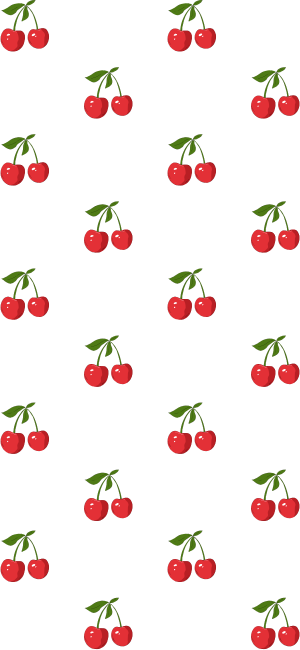
#> input picture photobooth-client/src/assets/1.png, 300 x 650 px; its folder holds only this picture in this run
$ python -i AnimeGANv3_hayao_20250507005129.py   (imports and definitions only)
#> lines starting #> are read from the running program, lines starting #| are printed output that depends on the picture
#> further down, picture is the input picture: shape (650, 300, 3); mean B, G, R 231.5, 233.8, 246
import onnxruntime as ort
import cv2
import numpy as np
import os
from glob import glob
import time

# Configuration
pic_form = ['.jpeg','.jpg','.png','.JPEG','.JPG','.PNG']
providers = ['CPUExecutionProvider']
model_name = './a'
in_dir = 'input'
out_dir = 'output'
max_dimension = 1024  # Max dimension for processing

# [2 lines not run here, left out]

# [1 line that did not run here, left out]

def process_image(img, x8=True):
    # First resize to limit memory usage
#> called with x8 = True
    h, w = img.shape[:2]
#> h = 650; w = 300
    if max(h, w) > max_dimension:
        scale = max_dimension / max(h, w)
        new_h, new_w = int(h * scale), int(w * scale)
        img = cv2.resize(img, (new_w, new_h))
        print(f"Resized image from {w}x{h} to {new_w}x{new_h} to save memory")

    h, w = img.shape[:2]
    if x8:
        def to_8s(x):
            return 256 if x < 256 else x - x % 8
        img = cv2.resize(img, (to_8s(w), to_8s(h)))
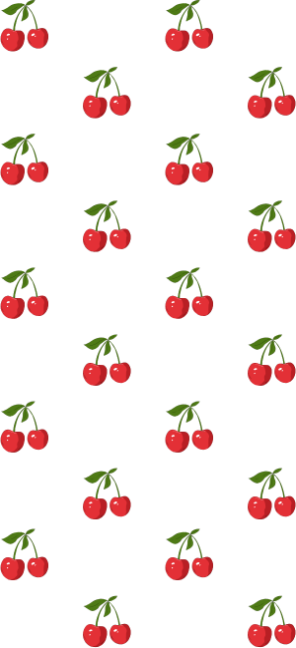
#> img: shape (648, 296, 3); mean of channels 0, 1, 2 231.4, 233.7, 246; drawn as B, G, R

    img = cv2.cvtColor(img, cv2.COLOR_BGR2RGB).astype(np.float32) / 127.5 - 1.0
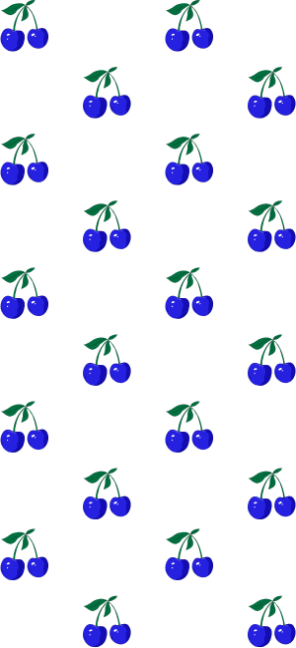
#> img: shape (648, 296, 3) float32; mean of channels 0, 1, 2 0.929, 0.833, 0.815; drawn with min black and max white
    return img

# [59 lines left out: functions load_test_data, convert, process_directory, not called in this run]

# [6 lines not run here, left out]

>>> import cv2
>>> picture = cv2.imread('../../../photobooth-client/src/assets/1.png')
>>> result = process_image(picture)

$ run again, on photobooth-client/src/assets/2.png
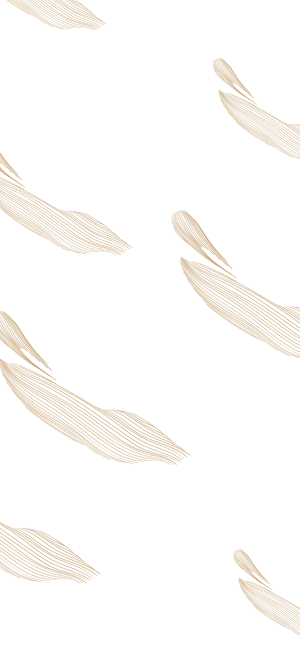
#> input picture photobooth-client/src/assets/2.png, 300 x 650 px
#> picture is the input picture: shape (650, 300, 3); mean B, G, R 249.5, 251.3, 252.7
#> in process_image, `img = cv2.cvtColor(img, cv2.COLOR_BGR2RGB).astype(np.float32) / 127.5 ..`:
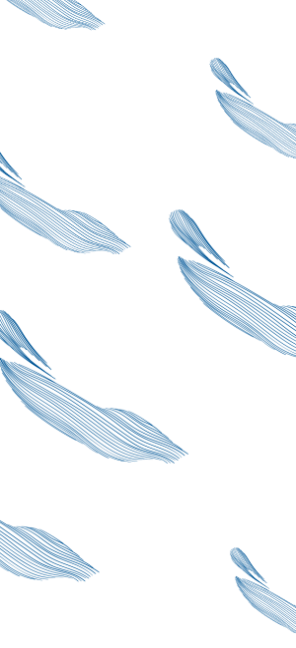
#> img: shape (648, 296, 3) float32; mean of channels 0, 1, 2 0.982, 0.971, 0.957; drawn as B, G, R

$ run again, on photobooth-client/src/assets/3.png
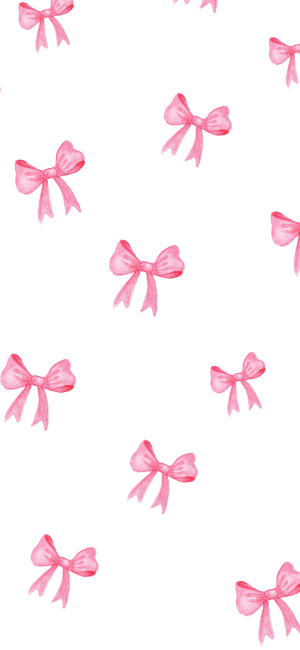
#> input picture photobooth-client/src/assets/3.png, 300 x 650 px
#> picture is the input picture: shape (650, 300, 3); mean B, G, R 247.7, 244.4, 254
#> in process_image, `img = cv2.cvtColor(img, cv2.COLOR_BGR2RGB).astype(np.float32) / 127.5 ..`:
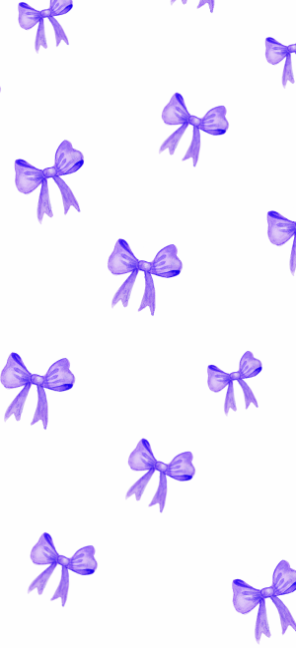
#> img: shape (648, 296, 3) float32; mean of channels 0, 1, 2 0.992, 0.917, 0.942; drawn with min black and max white

$ run again, on photobooth-client/src/assets/4.png
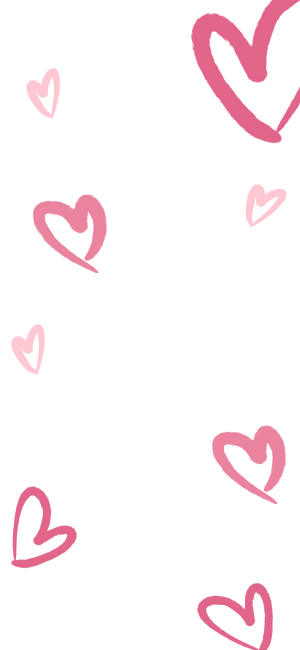
#> input picture photobooth-client/src/assets/4.png, 300 x 650 px
#> picture is the input picture: shape (650, 300, 3); mean B, G, R 246.7, 244.2, 253.1
#> in process_image, `img = cv2.cvtColor(img, cv2.COLOR_BGR2RGB).astype(np.float32) / 127.5 ..`:
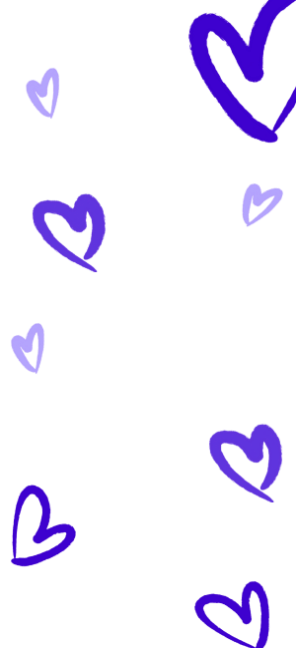
#> img: shape (648, 296, 3) float32; mean of channels 0, 1, 2 0.985, 0.915, 0.935; drawn with min black and max white
